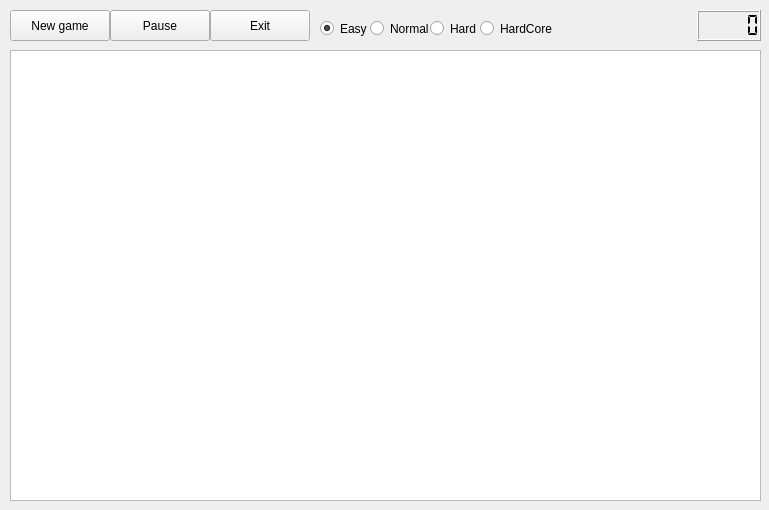
<?xml version="1.0" encoding="UTF-8"?>
<ui version="4.0">
 <class>MainWindow</class>
 <widget class="QMainWindow" name="MainWindow">
  <property name="geometry">
   <rect>
    <x>0</x>
    <y>0</y>
    <width>769</width>
    <height>510</height>
   </rect>
  </property>
  <property name="windowTitle">
   <string>Maze</string>
  </property>
  <widget class="QWidget" name="centralWidget">
   <widget class="QGraphicsView" name="graphicsView">
    <property name="geometry">
     <rect>
      <x>10</x>
      <y>50</y>
      <width>751</width>
      <height>451</height>
     </rect>
    </property>
    <property name="verticalScrollBarPolicy">
     <enum>Qt::ScrollBarAlwaysOff</enum>
    </property>
    <property name="horizontalScrollBarPolicy">
     <enum>Qt::ScrollBarAlwaysOff</enum>
    </property>
    <property name="alignment">
     <set>Qt::AlignLeading|Qt::AlignLeft|Qt::AlignTop</set>
    </property>
   </widget>
   <widget class="QPushButton" name="pushButton">
    <property name="geometry">
     <rect>
      <x>10</x>
      <y>10</y>
      <width>100</width>
      <height>31</height>
     </rect>
    </property>
    <property name="focusPolicy">
     <enum>Qt::NoFocus</enum>
    </property>
    <property name="text">
     <string>New game</string>
    </property>
   </widget>
   <widget class="QPushButton" name="buttonPause">
    <property name="geometry">
     <rect>
      <x>110</x>
      <y>10</y>
      <width>100</width>
      <height>31</height>
     </rect>
    </property>
    <property name="focusPolicy">
     <enum>Qt::NoFocus</enum>
    </property>
    <property name="text">
     <string>Pause</string>
    </property>
   </widget>
   <widget class="QPushButton" name="pushButton_3">
    <property name="geometry">
     <rect>
      <x>210</x>
      <y>10</y>
      <width>100</width>
      <height>31</height>
     </rect>
    </property>
    <property name="focusPolicy">
     <enum>Qt::NoFocus</enum>
    </property>
    <property name="text">
     <string>Exit</string>
    </property>
   </widget>
   <widget class="QLCDNumber" name="lcdNumber">
    <property name="geometry">
     <rect>
      <x>697</x>
      <y>10</y>
      <width>64</width>
      <height>31</height>
     </rect>
    </property>
    <property name="font">
     <font>
      <weight>75</weight>
      <bold>true</bold>
     </font>
    </property>
    <property name="segmentStyle">
     <enum>QLCDNumber::Flat</enum>
    </property>
    <property name="value" stdset="0">
     <double>0.000000000000000</double>
    </property>
   </widget>
   <widget class="QRadioButton" name="radioButton">
    <property name="geometry">
     <rect>
      <x>320</x>
      <y>20</y>
      <width>82</width>
      <height>17</height>
     </rect>
    </property>
    <property name="focusPolicy">
     <enum>Qt::NoFocus</enum>
    </property>
    <property name="text">
     <string>Easy</string>
    </property>
    <property name="checked">
     <bool>true</bool>
    </property>
   </widget>
   <widget class="QRadioButton" name="radioButton_2">
    <property name="geometry">
     <rect>
      <x>370</x>
      <y>20</y>
      <width>82</width>
      <height>17</height>
     </rect>
    </property>
    <property name="focusPolicy">
     <enum>Qt::NoFocus</enum>
    </property>
    <property name="text">
     <string>Normal</string>
    </property>
   </widget>
   <widget class="QRadioButton" name="radioButton_3">
    <property name="geometry">
     <rect>
      <x>430</x>
      <y>20</y>
      <width>82</width>
      <height>17</height>
     </rect>
    </property>
    <property name="focusPolicy">
     <enum>Qt::NoFocus</enum>
    </property>
    <property name="text">
     <string>Hard</string>
    </property>
   </widget>
   <widget class="QRadioButton" name="radioButton_4">
    <property name="geometry">
     <rect>
      <x>480</x>
      <y>20</y>
      <width>82</width>
      <height>17</height>
     </rect>
    </property>
    <property name="focusPolicy">
     <enum>Qt::NoFocus</enum>
    </property>
    <property name="text">
     <string>HardCore</string>
    </property>
   </widget>
  </widget>
 </widget>
 <layoutdefault spacing="6" margin="11"/>
 <resources/>
 <connections/>
</ui>
